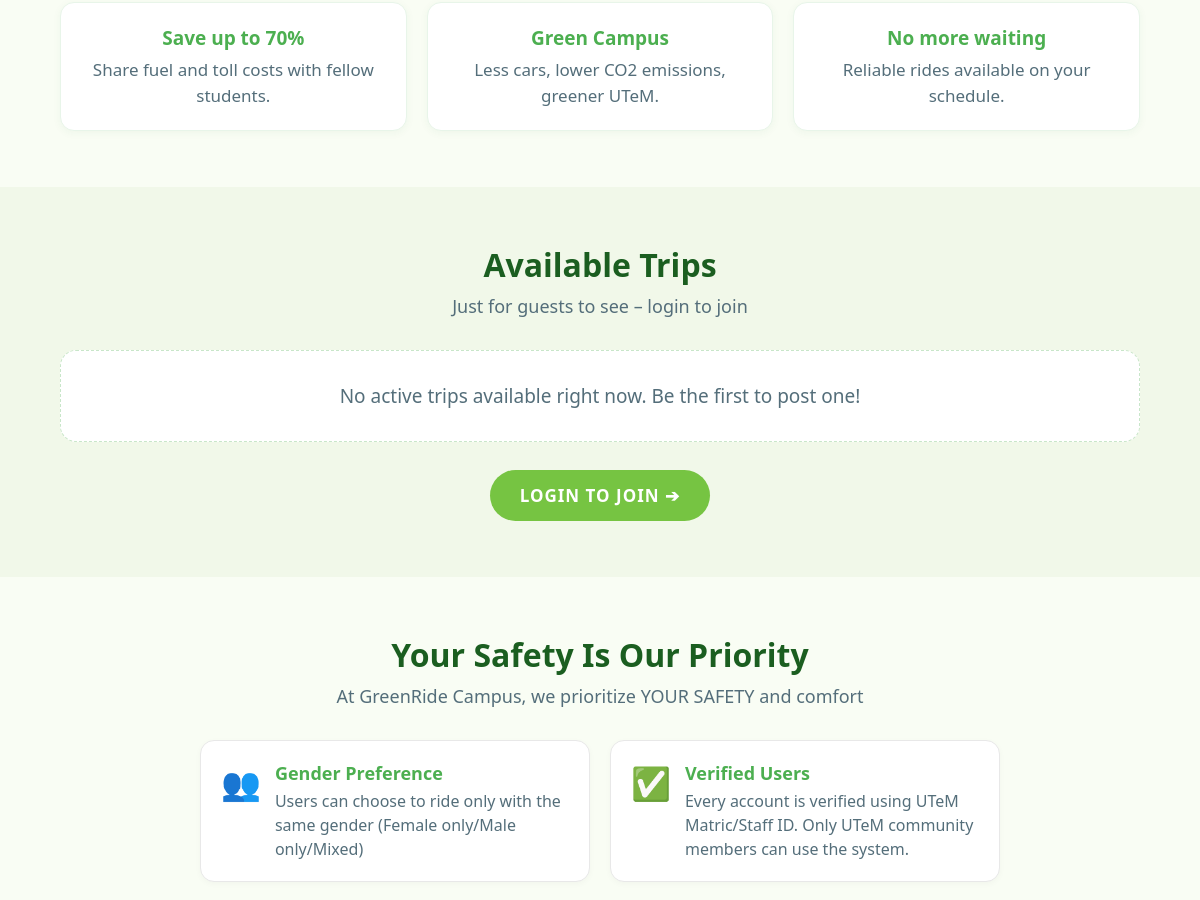
Before: / (middle part) with the older database file.
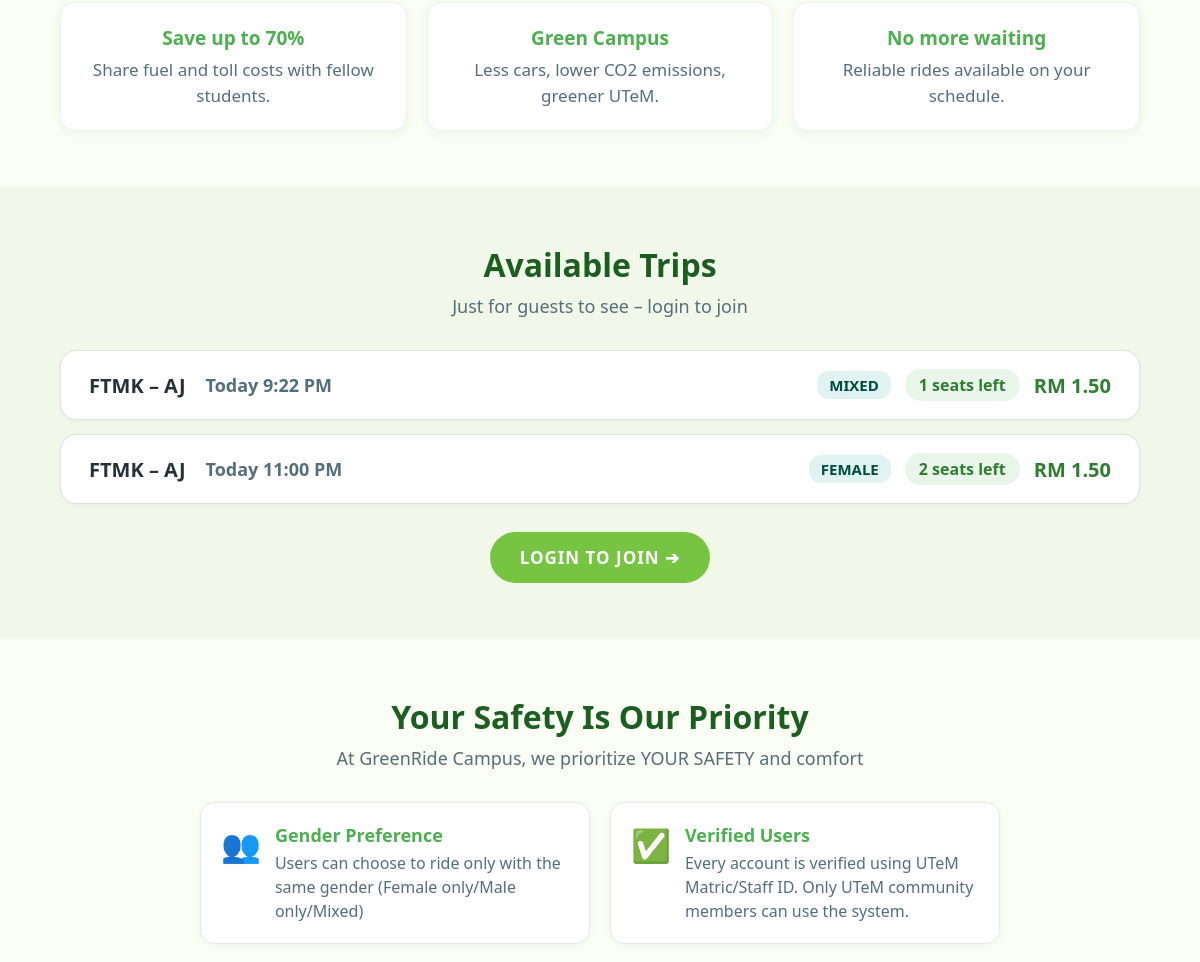
After: the same page with the newer database file.
### tables this page shows
CREATE TABLE `trip` (
  `trip_ID` int(5) NOT NULL,
  `origin` varchar(100) NOT NULL,
  `destination` varchar(100) NOT NULL,
  `departure` datetime NOT NULL,
  `seats_available` int(2) NOT NULL,
  `price` decimal(10,2) NOT NULL,
  `status` varchar(20) NOT NULL,
  `gender_preference` varchar(20) DEFAULT NULL,
  `vehicle_ID` int(5) NOT NULL,
  `user_ID` int(5) NOT NULL
);

### index.php (the view, shortened to what this page needs)
<?php
$is_logged_in = isset($_SESSION['user_id']);
require_once 'config/database.php';
$trips_result = $conn->query("
    SELECT t.origin, t.destination, t.departure, t.seats_available, t.price, t.gender_preference,
           u.name AS driver_name
    FROM trip t
    JOIN user u ON t.user_ID = u.user_ID
    WHERE t.status = 'Active'
    AND t.seats_available > 0
    ORDER BY t.departure ASC
    LIMIT 3
");
?>
<!DOCTYPE html>
<html lang="en">
<head>
    <link rel="stylesheet" href="assets/css/style.css">
    <link rel="stylesheet" href="assets/css/index.css">
</head>
<body>
<section class="section-how">
    <div class="how-benefits-row">
        <div class="benefit-card">
            <h4>Save up to 70%</h4>
            <p>Share fuel and toll costs with fellow students.</p>
        </div>
        <div class="benefit-card">
            <h4>Green Campus</h4>
            <p>Less cars, lower CO2 emissions, greener UTeM.</p>
        </div>
        <div class="benefit-card">
            <h4>No more waiting</h4>
            <p>Reliable rides available on your schedule.</p>
        </div>
    </div>
</section>
<section class="section-trips">
    <h2 class="section-title">Available Trips</h2>
    <p class="section-subtitle">Just for guests to see – login to join</p>
    <?php if ($trips_result && $trips_result->num_rows > 0): ?>
        <?php while ($trip = $trips_result->fetch_assoc()): ?>
            <?php
                $departure_dt = new DateTime($trip['departure']);
                $today        = new DateTime('today');
                $tomorrow     = new DateTime('tomorrow');
                if ($departure_dt->format('Y-m-d') === $today->format('Y-m-d')) {
                    $day_label = 'Today ' . $departure_dt->format('g:i A');
                } elseif ($departure_dt->format('Y-m-d') === $tomorrow->format('Y-m-d')) {
                    $day_label = 'Tomorrow ' . $departure_dt->format('g:i A');
                } else {
                    $day_label = $departure_dt->format('d M g:i A');
                }
                $pref_class = 'badge-mixed';
            ?>
            <div class="preview-trip-card">
                <div class="preview-trip-left">
                    <span class="preview-trip-route">
                        <?php echo htmlspecialchars($trip['origin']); ?> –
                        <?php echo htmlspecialchars($trip['destination']); ?>
                    </span>
                    <span class="preview-trip-time"><?php echo $day_label; ?></span>
                </div>
                <div class="preview-trip-right">
                    <?php if ($trip['gender_preference']): ?>
                        <span class="trip-pref-badge <?php echo $pref_class; ?>">
                            <?php echo htmlspecialchars($trip['gender_preference']); ?>
                        </span>
                    <?php endif; ?>
                    <span class="preview-trip-seats">
                        <?php echo $trip['seats_available']; ?> seats left
                    </span>
                    <span class="preview-trip-cost">
                        RM <?php echo number_format($trip['price'], 2); ?>
                    </span>
                </div>
            </div>
        <?php endwhile; ?>
    <?php else: ?>
        <div class="trips-empty">
            No active trips available right now. Be the first to post one!
        </div>
    <?php endif; ?>
    <div class="section-cta">
        <?php if ($is_logged_in): ?>
            <a href="trip/explore_trips.php" class="btn-hero">EXPLORE ALL RIDES ➔</a>
        <?php else: ?>
            <a href="auth/login.php" class="btn-hero">LOGIN TO JOIN ➔</a>
        <?php endif; ?>
    </div>
</section>
<section class="section-safety">
    <h2 class="section-title">Your Safety Is Our Priority</h2>
    <p class="section-subtitle">At GreenRide Campus, we prioritize YOUR SAFETY and comfort</p>
    <div class="safety-grid">
        <div class="safety-feature-card">
            <div class="safety-icon">👥</div>
            <div>
                <h4>Gender Preference</h4>
                <p>Users can choose to ride only with the same gender (Female only/Male only/Mixed)</p>
            </div>
        </div>
        <div class="safety-feature-card">
            <div class="safety-icon">✅</div>
            <div>
                <h4>Verified Users</h4>
                <p>Every account is verified using UTeM Matric/Staff ID. Only UTeM community members can use the system.</p>
            </div>
        </div>
    </div>
</section>
</body>
</html>

### assets/css/style.css (style rules this page uses)
:root { --primary-green: #2E7D32; --light-green: #E8F5E9; --accent-green: #4CAF50; --bright-green: #76c442; --dark-green: #1B5E20; --bg-cream: #F1F8E9; --bg-page: #f5f8f0; --danger-red: #D32F2F; --danger-light: #FFEBEE; --text-dark: #263238; --text-muted: #546E7A; --border-radius: 16px; --card-shadow: 0 8px 24px rgba(46, 125, 50, 0.08); --navbar-green: #8bbe7a; }
* { box-sizing: border-box; margin: 0; padding: 0; font-family: 'Segoe UI', Roboto, Helvetica, Arial, sans-serif; }
body { background-color: var(--bg-page); color: var(--text-dark); min-height: 100vh; display: flex; flex-direction: column; }

### assets/css/index.css (style rules this page uses)
.btn-hero { background: #76c442; color: #fff; padding: 14px 30px; border-radius: 50px; font-weight: 800; font-size: 17px; letter-spacing: 1px; text-transform: uppercase; text-decoration: none; display: inline-flex; align-items: center; gap: 10px; border: none; cursor: pointer; transition: background 0.2s; }
.section-title { text-align: center; font-size: 32px; font-weight: 900; color: var(--dark-green); margin-bottom: 8px; }
.section-subtitle { text-align: center; color: var(--text-muted); font-size: 18px; margin-bottom: 32px; }
.section-cta { text-align: center; margin-top: 28px; }
.section-how { background: #f9fdf4; padding: 56px 60px; }
.how-benefits-row { display: grid; grid-template-columns: repeat(3, 1fr); gap: 20px; }
.benefit-card { background: #ffffff; border: 1px solid #e8f5e9; border-radius: 14px; padding: 22px 20px; box-shadow: 0 2px 8px rgba(46,125,50,0.05); }
.benefit-card h4 { font-size: 19px; font-weight: 800; color: var(--accent-green); margin-bottom: 6px; text-align: center; }
.benefit-card p { font-size: 17px; color: var(--text-muted); line-height: 1.5; text-align: center; }
.section-trips { background: #f1f8e9; padding: 56px 60px; }
.preview-trip-card { background: #ffffff; border: 1.5px solid #e0e0e0; border-radius: 16px; padding: 18px 28px; display: flex; align-items: center; justify-content: space-between; margin-bottom: 14px; box-shadow: 0 2px 6px rgba(0,0,0,0.03); transition: border-color 0.2s; }
.preview-trip-left { display: flex; align-items: center; gap: 20px; }
.preview-trip-right { display: flex; align-items: center; gap: 14px; }
.preview-trip-route { font-size: 20px; font-weight: 800; color: var(--text-dark); }
.preview-trip-time { font-size: 18px; color: var(--text-muted); font-weight: 600; }
.preview-trip-seats { background: var(--light-green); color: var(--primary-green); padding: 5px 14px; border-radius: 20px; font-size: 16px; font-weight: 700; }
.preview-trip-cost { font-size: 20px; font-weight: 800; color: var(--primary-green); min-width: 70px; text-align: right; }
.trip-pref-badge { padding: 4px 12px; border-radius: 12px; font-size: 15px; font-weight: 700; text-transform: uppercase; }
.badge-mixed { background: #E0F2F1; color: #004D40; }
.section-safety { background: #f9fdf4; padding: 56px 60px; }
.safety-grid { display: grid; grid-template-columns: repeat(2, 1fr); gap: 20px; max-width: 800px; margin: 0 auto 24px; }
.safety-feature-card { background: #ffffff; border: 1px solid #e8e8e8; border-radius: 14px; padding: 20px; display: flex; gap: 14px; align-items: flex-start; box-shadow: 0 2px 6px rgba(0,0,0,0.03); }
.safety-icon { font-size: 32px; flex-shrink: 0; }
.safety-feature-card h4 { font-size: 18px; font-weight: 800; color: var(--accent-green); margin-bottom: 4px; }
.safety-feature-card p { font-size: 16px; color: var(--text-muted); line-height: 1.5; }
.trips-empty { text-align: center; color: var(--text-muted); font-size: 19px; padding: 32px; background: #ffffff; border-radius: 16px; border: 1.5px dashed #c8e6c9; margin-bottom: 14px; }

Changed rows visible on the page:
added trip: origin "FTMK", destination "AJ", departure "Today 9:22 PM", gender_preference "MIXED", seats_available "1", price "1.50"
added trip: origin "FTMK", destination "AJ", departure "Today 11:00 PM", gender_preference "FEMALE", seats_available "2", price "1.50"
Other visible differences:
text no longer shown: "No active trips available right now. Be the first to post one!"
